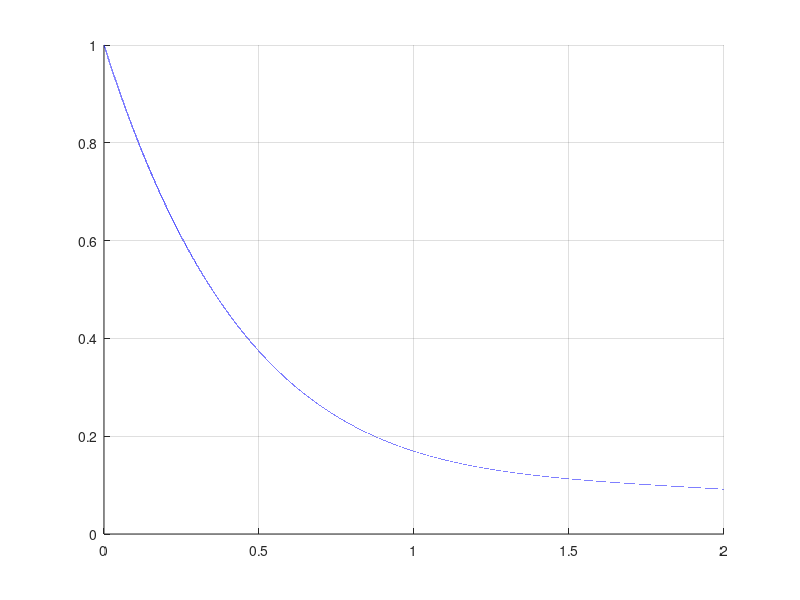

Write the MATLAB code that produced this figure.
dx = 1E-5;
x_start = 0;
x_end = 2;

xv = x_start:dx:x_end;
nst = length(xv);

yv = zeros(1, nst);

dydx = @(x, y) -2 * y + x^3 * exp(-2 * x);
y = @(x) (exp(-2 * x))/(4) * (x^4 + 4);

xv(1) = 0;
yv(1) = 1;

% RK2
for i = 1 : nst - 1
    k1 = dydx(xv(i), yv(i));
    k2 = dydx(xv(i) + 0.5 * dx, yv(i) + 0.5 * k1 * dx);
    k3 = dydx(xv(i) + 0.5 * dx, yv(i) + 0.5 * k2 * dx);
    k4 = dydx(xv(i) + dx, yv(i) + k3 * dx);
    yv(i + 1) = yv(i) + (1/6) * (k1 + 2 * k2 + 2 * k3 + k4) * dx;
end

figure(1);
hold on;
grid on;
plot(xv, yv, '-b');
hold off;

